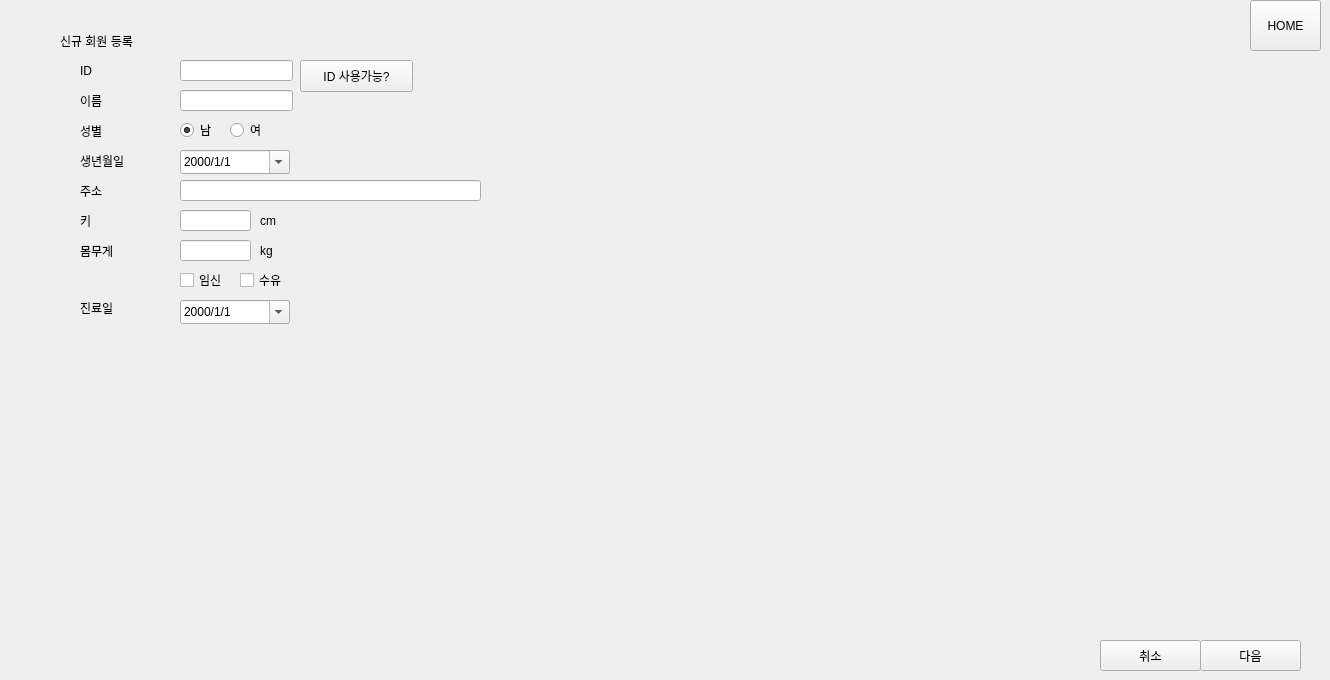
      <widget class="QWidget" name="page_3">
       <widget class="QPushButton" name="btn_home_3">
        <property name="geometry">
         <rect>
          <x>1250</x>
          <y>0</y>
          <width>71</width>
          <height>51</height>
         </rect>
        </property>
        <property name="text">
         <string>HOME</string>
        </property>
       </widget>
       <widget class="QWidget" name="widget_13" native="true">
        <property name="geometry">
         <rect>
          <x>1090</x>
          <y>620</y>
          <width>211</width>
          <height>51</height>
         </rect>
        </property>
        <widget class="QPushButton" name="btn_cancel_3">
         <property name="geometry">
          <rect>
           <x>10</x>
           <y>20</y>
           <width>101</width>
           <height>31</height>
          </rect>
         </property>
         <property name="text">
          <string>취소</string>
         </property>
        </widget>
        <widget class="QPushButton" name="btn_next_3">
         <property name="geometry">
          <rect>
           <x>110</x>
           <y>20</y>
           <width>101</width>
           <height>31</height>
          </rect>
         </property>
         <property name="text">
          <string>다음</string>
         </property>
        </widget>
       </widget>
       <widget class="QWidget" name="widget_54" native="true">
        <property name="geometry">
         <rect>
          <x>40</x>
          <y>20</y>
          <width>521</width>
          <height>431</height>
         </rect>
        </property>
        <widget class="QDateEdit" name="dateEdit_lastOfficeVisit_3">
         <property name="geometry">
          <rect>
           <x>140</x>
           <y>280</y>
           <width>110</width>
           <height>24</height>
          </rect>
         </property>
         <property name="displayFormat">
          <string>yyyy/M/d</string>
         </property>
         <property name="calendarPopup">
          <bool>true</bool>
         </property>
        </widget>
        <widget class="QLabel" name="label_6">
         <property name="geometry">
          <rect>
           <x>40</x>
           <y>100</y>
           <width>60</width>
           <height>21</height>
          </rect>
         </property>
         <property name="text">
          <string>성별</string>
         </property>
        </widget>
        <widget class="QLabel" name="label_12">
         <property name="geometry">
          <rect>
           <x>40</x>
           <y>220</y>
           <width>60</width>
           <height>21</height>
          </rect>
         </property>
         <property name="text">
          <string>몸무게</string>
         </property>
        </widget>
        <widget class="QLabel" name="label_10">
         <property name="geometry">
          <rect>
           <x>40</x>
           <y>280</y>
           <width>60</width>
           <height>16</height>
          </rect>
         </property>
         <property name="text">
          <string>진료일</string>
         </property>
        </widget>
        <widget class="QRadioButton" name="radioBtn_female_3">
         <property name="geometry">
          <rect>
           <x>190</x>
           <y>100</y>
           <width>71</width>
           <height>20</height>
          </rect>
         </property>
         <property name="text">
          <string>여</string>
         </property>
        </widget>
        <widget class="QLineEdit" name="lineEdit_address_3">
         <property name="geometry">
          <rect>
           <x>140</x>
           <y>160</y>
           <width>301</width>
           <height>21</height>
          </rect>
         </property>
        </widget>
        <widget class="QRadioButton" name="radioBtn_male_3">
         <property name="geometry">
          <rect>
           <x>140</x>
           <y>100</y>
           <width>51</width>
           <height>20</height>
          </rect>
         </property>
         <property name="text">
          <string>남</string>
         </property>
         <property name="checked">
          <bool>true</bool>
         </property>
        </widget>
        <widget class="QPushButton" name="btn_checkUniqID_3">
         <property name="geometry">
          <rect>
           <x>260</x>
           <y>40</y>
           <width>113</width>
           <height>32</height>
          </rect>
         </property>
         <property name="text">
          <string>ID 사용가능?</string>
         </property>
        </widget>
        <widget class="QLineEdit" name="lineEdit_ID_3">
         <property name="geometry">
          <rect>
           <x>140</x>
           <y>40</y>
           <width>113</width>
           <height>21</height>
          </rect>
         </property>
        </widget>
        <widget class="QCheckBox" name="ckBox_preg_3">
         <property name="geometry">
          <rect>
           <x>140</x>
           <y>250</y>
           <width>61</width>
           <height>20</height>
          </rect>
         </property>
         <property name="text">
          <string>임신</string>
         </property>
        </widget>
        <widget class="QLineEdit" name="lineEdit_weight_3">
         <property name="geometry">
          <rect>
           <x>140</x>
           <y>220</y>
           <width>71</width>
           <height>21</height>
          </rect>
         </property>
        </widget>
        <widget class="QLabel" name="label_3">
         <property name="geometry">
          <rect>
           <x>20</x>
           <y>10</y>
           <width>151</width>
           <height>21</height>
          </rect>
         </property>
         <property name="text">
          <string>신규 회원 등록</string>
         </property>
        </widget>
        <widget class="QLineEdit" name="lineEdit_name_3">
         <property name="geometry">
          <rect>
           <x>140</x>
           <y>70</y>
           <width>113</width>
           <height>21</height>
          </rect>
         </property>
        </widget>
        <widget class="QLabel" name="label_8">
         <property name="geometry">
          <rect>
           <x>40</x>
           <y>160</y>
           <width>60</width>
           <height>21</height>
          </rect>
         </property>
         <property name="text">
          <string>주소</string>
         </property>
        </widget>
        <widget class="QDateEdit" name="dateEdit_birthdate_3">
         <property name="geometry">
          <rect>
           <x>140</x>
           <y>130</y>
           <width>110</width>
           <height>24</height>
          </rect>
         </property>
         <property name="minimumDateTime">
          <datetime>
           <hour>0</hour>
           <minute>0</minute>
           <second>0</second>
           <year>1900</year>
           <month>1</month>
           <day>1</day>
          </datetime>
         </property>
         <property name="minimumDate">
          <date>
           <year>1900</year>
           <month>1</month>
           <day>1</day>
          </date>
         </property>
         <property name="displayFormat">
          <string>yyyy/M/d</string>
         </property>
         <property name="calendarPopup">
          <bool>true</bool>
         </property>
        </widget>
        <widget class="QLabel" name="label_24">
         <property name="geometry">
          <rect>
           <x>220</x>
           <y>190</y>
           <width>60</width>
           <height>21</height>
          </rect>
         </property>
         <property name="text">
          <string>cm</string>
         </property>
        </widget>
        <widget class="QCheckBox" name="ckBox_bFeeding_3">
         <property name="geometry">
          <rect>
           <x>200</x>
           <y>250</y>
           <width>61</width>
           <height>20</height>
          </rect>
         </property>
         <property name="text">
          <string>수유</string>
         </property>
        </widget>
        <widget class="QLabel" name="label_11">
         <property name="geometry">
          <rect>
           <x>40</x>
           <y>190</y>
           <width>60</width>
           <height>21</height>
          </rect>
         </property>
         <property name="text">
          <string>키</string>
         </property>
        </widget>
        <widget class="QLineEdit" name="lineEdit_height_3">
         <property name="geometry">
          <rect>
           <x>140</x>
           <y>190</y>
           <width>71</width>
           <height>21</height>
          </rect>
         </property>
        </widget>
        <widget class="QLabel" name="label_7">
         <property name="geometry">
          <rect>
           <x>40</x>
           <y>130</y>
           <width>60</width>
           <height>21</height>
          </rect>
         </property>
         <property name="text">
          <string>생년월일</string>
         </property>
        </widget>
        <widget class="QLabel" name="label_4">
         <property name="geometry">
          <rect>
           <x>40</x>
           <y>40</y>
           <width>60</width>
           <height>21</height>
          </rect>
         </property>
         <property name="text">
          <string>ID</string>
         </property>
        </widget>
        <widget class="QLabel" name="label_13">
         <property name="geometry">
          <rect>
           <x>220</x>
           <y>220</y>
           <width>60</width>
           <height>21</height>
          </rect>
         </property>
         <property name="text">
          <string>kg</string>
         </property>
        </widget>
        <widget class="QLabel" name="label_5">
         <property name="geometry">
          <rect>
           <x>40</x>
           <y>70</y>
           <width>60</width>
           <height>21</height>
          </rect>
         </property>
         <property name="text">
          <string>이름</string>
         </property>
        </widget>
       </widget>
      </widget>
